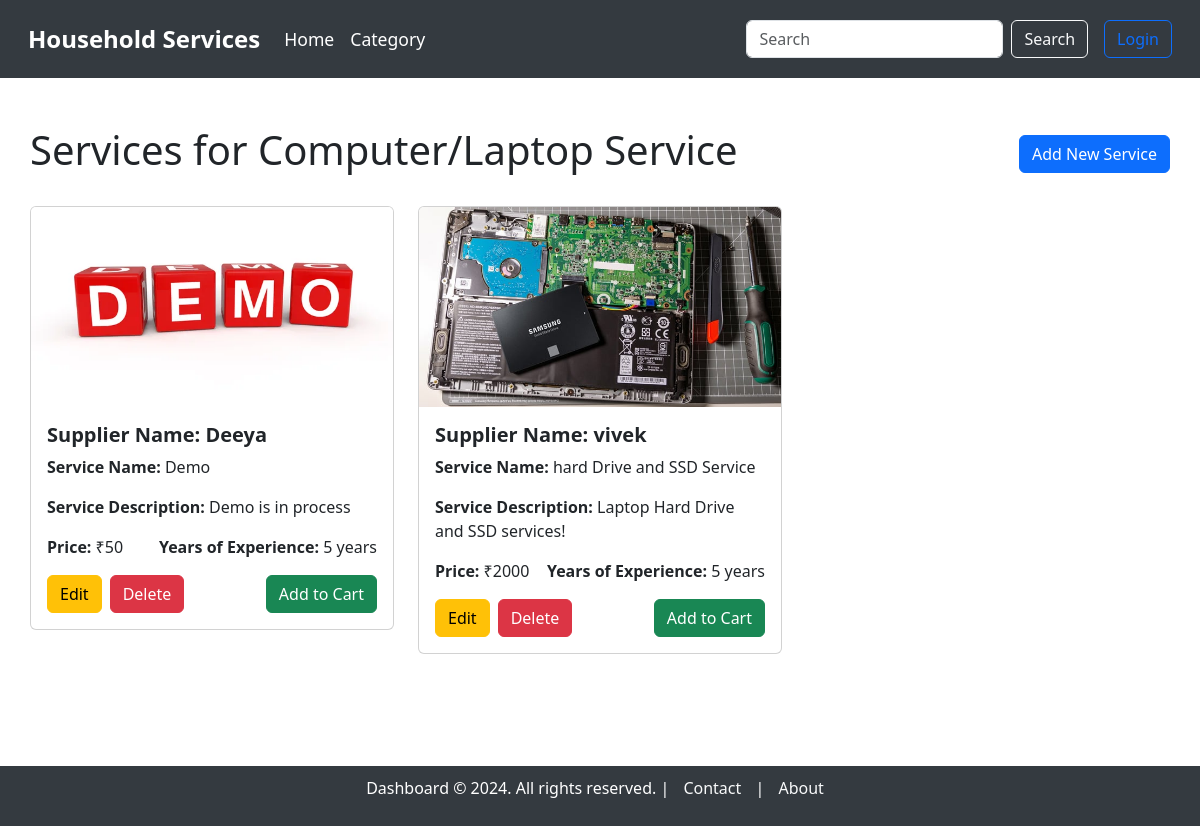
Before: /service_dashboard/1 with the older database file.
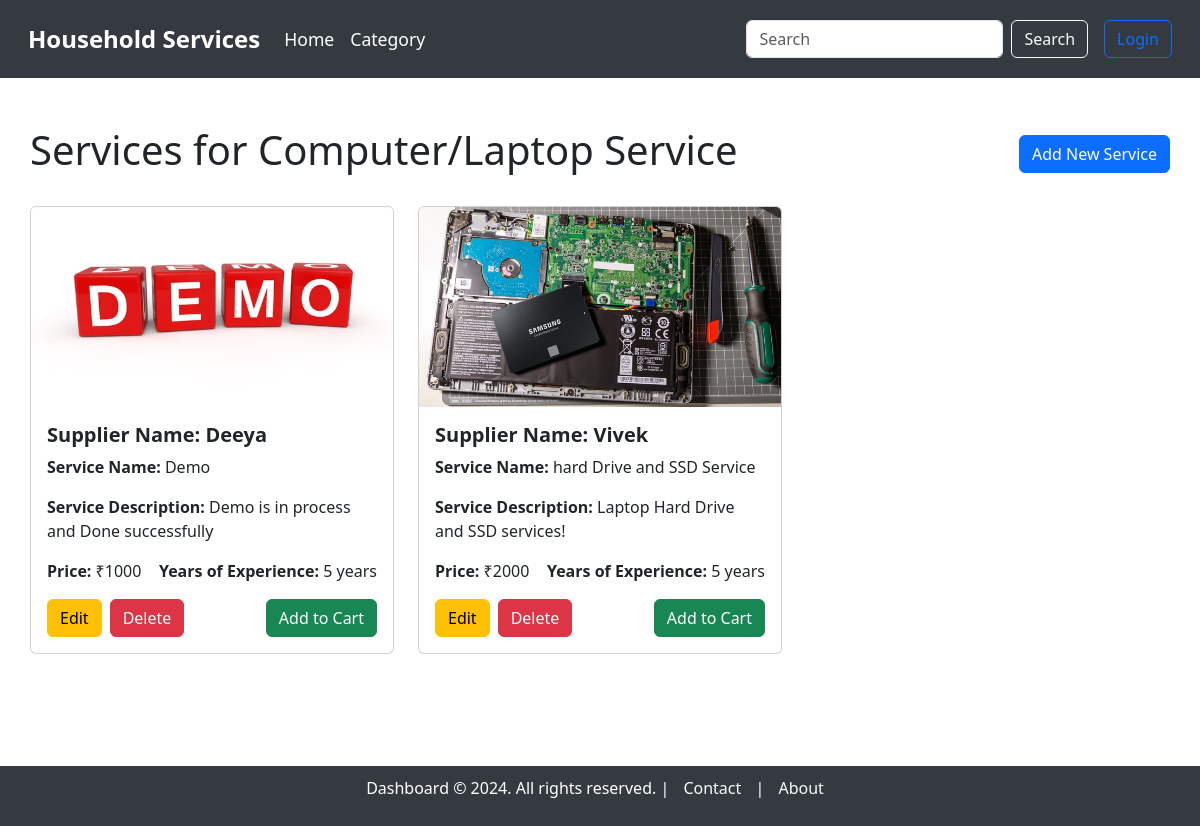
After: the same page with the newer database file.
### model.py (models this page shows, shortened)
class Service(db.Model):
    __tablename__ = "service"
    service_id = db.Column(db.Integer, autoincrement=True, primary_key=True)
    category_id = db.Column(db.Integer, db.ForeignKey('category.category_id'), nullable=False)  # Link to Category model
    supplier_id = db.Column(db.Integer, db.ForeignKey('users.user_id'), nullable=False)  # Link to the supplier
    service_name = db.Column(db.String, unique=True, nullable=False)
    service_description = db.Column(db.String, nullable=False)
    created_at = db.Column(db.DateTime, default=datetime.utcnow)
    updated_at = db.Column(db.DateTime, default=datetime.utcnow, onupdate=datetime.utcnow)
    price = db.Column(db.Integer)
    image = db.Column(db.String)  # Path to the uploaded image
    supplier = db.relationship('User', backref='services')  # Relationship to supplier (User)
    category = db.relationship('Category', backref='services')  # Relationship to Category

class User(db.Model):
    __tablename__ = "users"
    user_id = db.Column(db.Integer, autoincrement=True, primary_key=True)
    full_name = db.Column(db.String, nullable=False)
    username = db.Column(db.String, unique=True, nullable=False)
    email = db.Column(db.String, unique=True, nullable=False)
    password = db.Column(db.String, nullable=False)
    address = db.Column(db.String, nullable=False)
    pincode = db.Column(db.String, nullable=False)
    role = db.Column(db.String, nullable=False)  # 'customer' or 'supplier'
    service_name = db.Column(db.String)  # Only applicable if the user is a supplier
    experience_years = db.Column(db.Integer)  # Only applicable if the user is a supplier
    document = db.Column(db.String)  # Path or name of the uploaded document, only for suppliers

### main.py (the view)
@app.route('/service_dashboard/<int:category_id>', methods=['GET'])
def service_dashboard(category_id):
    category = Category.query.get(category_id)
    if not category:
        flash('The requested category does not exist.', 'warning')
        return redirect(url_for('category_dashboard'))  # Redirect to home if category doesn't exist
    services = Service.query.filter_by(category_id=category_id).all()
    return render_template('service/service_dashboard.html', services=services, category=category)

### templates/service/service_dashboard.html (shortened to what this page needs)
{% extends 'base_dashboard.html' %}
{% block content %}
<div class="container mt-5">
    <div class="d-flex justify-content-between align-items-center mb-4">
        <h1>Services for {{ category.category_name }}</h1>
        <a href="{{ url_for('create_service', category_id=category.category_id) }}" class="btn btn-primary">Add New Service</a>
    </div>
    {% if services %}
        <div class="row">
            {% for service in services %}
                <div class="col-md-4 mb-4">
                    <div class="card">
                        {% if service.image %}
                            <img src="{{ url_for('static', filename='uploads/' + service.image) }}" class="card-img-top" alt="Service Image" style="height: 200px; object-fit: cover;">
                        {% else %}
                            <img src="{{ url_for('static', filename='images/default-service.jpg') }}" class="card-img-top" alt="Default Service Image" style="height: 200px; object-fit: cover;">
                        {% endif %}
                        <div class="card-body">
                            <h5 class="card-title"><strong>Supplier Name: {{ service.supplier.full_name }}</strong></h5>
                            <p class="card-text"><strong>Service Name:</strong> {{ service.service_name }}</p>
                            <p class="card-text"><strong>Service Description:</strong> {{ service.service_description }}</p>
                            <div class="d-flex justify-content-between">
                                <p class="card-text"><strong>Price:</strong> ₹{{ service.price }}</p>
                                <p class="card-text"><strong>Years of Experience:</strong> {{ service.supplier.experience_years }} years</p>
                            </div>
                            <div class="d-flex justify-content-between align-items-center">
                                <a href="{{ url_for('edit_service', service_id=service.service_id) }}" class="btn btn-warning me-2">Edit</a>
                                <a href="{{ url_for('confirm_delete_service', service_id=service.service_id) }}" class="btn btn-danger me-2">Delete</a>
                                <a href="{{ url_for('create_service_request', service_id=service.service_id) }}" class="btn btn-success ms-auto">Add to Cart</a>
                            </div>
                        </div>
                    </div>
                </div>
            {% endfor %}
        </div>
    {% else %}
        <p class="text-center mt-4">No services available.</p>
    {% endif %}
</div>
{% endblock %}

Changed rows visible on the page:
changed Service "Demo": service_description "Demo is in process" → "Demo is in process and Done successfully"; price "50" → "1000"
changed through a linked row, Service "hard Drive and SSD Service": supplier.full_name "vivek" → "Vivek"
